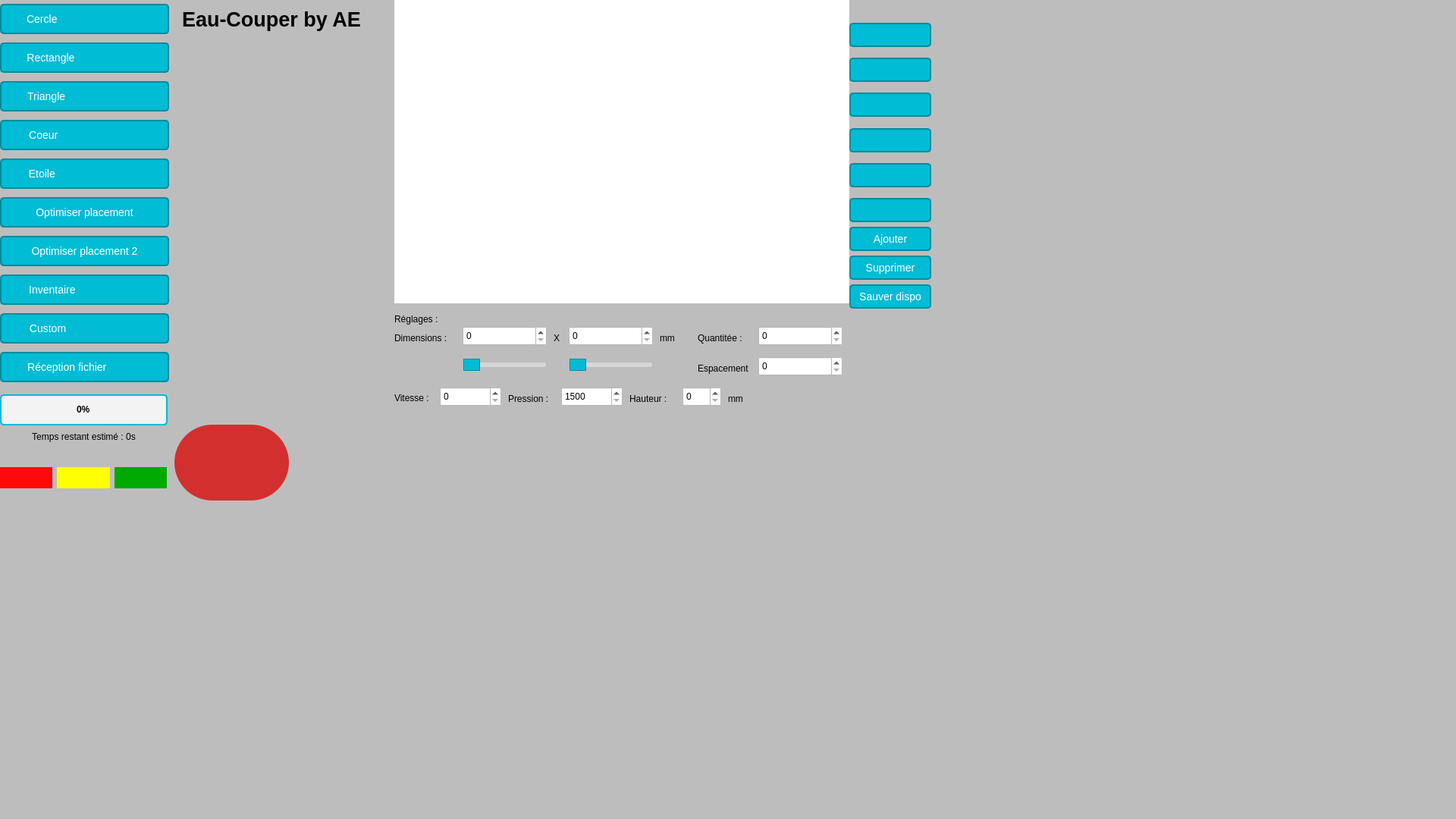
<?xml version="1.0" encoding="UTF-8"?>
<ui version="4.0">
 <class>MainWindow</class>
 <widget class="QMainWindow" name="MainWindow">
  <property name="geometry">
   <rect>
    <x>0</x>
    <y>0</y>
    <width>1920</width>
    <height>1080</height>
   </rect>
  </property>
  <property name="windowTitle">
   <string>MainWindow</string>
  </property>
  <property name="styleSheet">
   <string notr="true">QWidget {
	background-color: rgb(189, 189, 189);
	border-color: rgb(85, 170, 255);

}
</string>
  </property>
  <widget class="QWidget" name="centralwidget">
   <property name="locale">
    <locale language="French" country="France"/>
   </property>
   <widget class="QWidget" name="verticalLayoutWidget">
    <property name="geometry">
     <rect>
      <x>0</x>
      <y>0</y>
      <width>223</width>
      <height>512</height>
     </rect>
    </property>
    <layout class="QVBoxLayout" name="verticalLayout">
     <item>
      <widget class="QPushButton" name="Cercle">
       <property name="minimumSize">
        <size>
         <width>0</width>
         <height>40</height>
        </size>
       </property>
       <property name="layoutDirection">
        <enum>Qt::LayoutDirection::LeftToRight</enum>
       </property>
       <property name="styleSheet">
        <string notr="true">QPushButton {
    background-color: #00BCD4;  /* Cyan primaire */
    color: white; 
    font-size: 14px;
    border: 2px solid #008C9E;  /* Bordure légèrement plus foncée */
    border-radius: 5px;
    padding: 6px 12px;
}

QPushButton:hover {
    background-color: #26C6DA;  /* Bleu plus clair au survol */
}

QPushButton:pressed {
    background-color: #008C9E;  /* Bleu plus foncé lorsqu'on clique */
}
</string>
       </property>
       <property name="text">
        <string>Cercle                             </string>
       </property>
       <property name="icon">
        <iconset resource="resources.qrc">
         <normaloff>:/icons/circle.svg</normaloff>:/icons/circle.svg</iconset>
       </property>
      </widget>
     </item>
     <item>
      <widget class="QPushButton" name="Rectangle">
       <property name="minimumSize">
        <size>
         <width>0</width>
         <height>40</height>
        </size>
       </property>
       <property name="layoutDirection">
        <enum>Qt::LayoutDirection::LeftToRight</enum>
       </property>
       <property name="styleSheet">
        <string notr="true">QPushButton {
    background-color: #00BCD4;  /* Cyan primaire */
    color: white; 
    font-size: 14px;
    border: 2px solid #008C9E;  /* Bordure légèrement plus foncée */
    border-radius: 5px;
    padding: 6px 12px;
}

QPushButton:hover {
    background-color: #26C6DA;  /* Bleu plus clair au survol */
}

QPushButton:pressed {
    background-color: #008C9E;  /* Bleu plus foncé lorsqu'on clique */
}
</string>
       </property>
       <property name="text">
        <string>Rectangle                       </string>
       </property>
       <property name="icon">
        <iconset resource="resources.qrc">
         <normaloff>:/icons/square.svg</normaloff>:/icons/square.svg</iconset>
       </property>
      </widget>
     </item>
     <item>
      <widget class="QPushButton" name="Triangle">
       <property name="enabled">
        <bool>true</bool>
       </property>
       <property name="minimumSize">
        <size>
         <width>0</width>
         <height>40</height>
        </size>
       </property>
       <property name="layoutDirection">
        <enum>Qt::LayoutDirection::LeftToRight</enum>
       </property>
       <property name="styleSheet">
        <string notr="true">QPushButton {
    background-color: #00BCD4;  /* Cyan primaire */
    color: white; 
    font-size: 14px;
    border: 2px solid #008C9E;  /* Bordure légèrement plus foncée */
    border-radius: 5px;
    padding: 6px 12px;
}

QPushButton:hover {
    background-color: #26C6DA;  /* Bleu plus clair au survol */
}

QPushButton:pressed {
    background-color: #008C9E;  /* Bleu plus foncé lorsqu'on clique */
}
</string>
       </property>
       <property name="text">
        <string>Triangle                          </string>
       </property>
       <property name="icon">
        <iconset resource="resources.qrc">
         <normaloff>:/icons/triangle.svg</normaloff>:/icons/triangle.svg</iconset>
       </property>
      </widget>
     </item>
     <item>
      <widget class="QPushButton" name="Coeur">
       <property name="minimumSize">
        <size>
         <width>0</width>
         <height>40</height>
        </size>
       </property>
       <property name="layoutDirection">
        <enum>Qt::LayoutDirection::LeftToRight</enum>
       </property>
       <property name="styleSheet">
        <string notr="true">QPushButton {
    background-color: #00BCD4;  /* Cyan primaire */
    color: white; 
    font-size: 14px;
    border: 2px solid #008C9E;  /* Bordure légèrement plus foncée */
    border-radius: 5px;
    padding: 6px 12px;
}

QPushButton:hover {
    background-color: #26C6DA;  /* Bleu plus clair au survol */
}

QPushButton:pressed {
    background-color: #008C9E;  /* Bleu plus foncé lorsqu'on clique */
}
</string>
       </property>
       <property name="text">
        <string>Coeur                            </string>
       </property>
       <property name="icon">
        <iconset resource="resources.qrc">
         <normaloff>:/icons/heart.svg</normaloff>:/icons/heart.svg</iconset>
       </property>
      </widget>
     </item>
     <item>
      <widget class="QPushButton" name="Etoile">
       <property name="minimumSize">
        <size>
         <width>0</width>
         <height>40</height>
        </size>
       </property>
       <property name="layoutDirection">
        <enum>Qt::LayoutDirection::LeftToRight</enum>
       </property>
       <property name="styleSheet">
        <string notr="true">QPushButton {
    background-color: #00BCD4;  /* Cyan primaire */
    color: white; 
    font-size: 14px;
    border: 2px solid #008C9E;  /* Bordure légèrement plus foncée */
    border-radius: 5px;
    padding: 6px 12px;
}

QPushButton:hover {
    background-color: #26C6DA;  /* Bleu plus clair au survol */
}

QPushButton:pressed {
    background-color: #008C9E;  /* Bleu plus foncé lorsqu'on clique */
}
</string>
       </property>
       <property name="text">
        <string>Etoile                             </string>
       </property>
       <property name="icon">
        <iconset resource="resources.qrc">
         <normaloff>:/icons/star.svg</normaloff>:/icons/star.svg</iconset>
       </property>
      </widget>
     </item>
     <item>
      <widget class="QPushButton" name="optimizePlacementButton">
       <property name="minimumSize">
        <size>
         <width>0</width>
         <height>40</height>
        </size>
       </property>
       <property name="styleSheet">
        <string notr="true">QPushButton {
    background-color: #00BCD4;
    color: white;
    font-size: 14px;
    border: 2px solid #008C9E;
    border-radius: 5px;
    padding: 6px 12px;
}

QPushButton:hover {
    background-color: #26C6DA;
}

QPushButton:pressed {
    background-color: #008C9E;
}

QPushButton:checked {
    background-color: green;  /* État activé */
}
</string>
       </property>
       <property name="text">
        <string>Optimiser placement</string>
       </property>
       <property name="checkable">
        <bool>true</bool>
       </property>
      </widget>
     </item>
     <item>
      <widget class="QPushButton" name="optimizePlacementButton2">
       <property name="minimumSize">
        <size>
         <width>0</width>
         <height>40</height>
        </size>
       </property>
       <property name="styleSheet">
        <string notr="true">QPushButton {
    background-color: #00BCD4;
    color: white;
    font-size: 14px;
    border: 2px solid #008C9E;
    border-radius: 5px;
    padding: 6px 12px;
}

QPushButton:hover {
    background-color: #26C6DA;
}

QPushButton:pressed {
    background-color: #008C9E;
}

QPushButton:checked {
    background-color: green;  /* État activé */
}
</string>
       </property>
       <property name="text">
        <string>Optimiser placement 2</string>
       </property>
       <property name="checkable">
        <bool>true</bool>
       </property>
      </widget>
     </item>
     <item>
      <widget class="QPushButton" name="buttonInventaire">
       <property name="minimumSize">
        <size>
         <width>0</width>
         <height>40</height>
        </size>
       </property>
       <property name="layoutDirection">
        <enum>Qt::LayoutDirection::LeftToRight</enum>
       </property>
       <property name="styleSheet">
        <string notr="true">QPushButton {
    background-color: #00BCD4;  /* Cyan primaire */
    color: white; 
    font-size: 14px;
    border: 2px solid #008C9E;  /* Bordure légèrement plus foncée */
    border-radius: 5px;
    padding: 6px 12px;
}

QPushButton:hover {
    background-color: #26C6DA;  /* Bleu plus clair au survol */
}

QPushButton:pressed {
    background-color: #008C9E;  /* Bleu plus foncé lorsqu'on clique */
}
</string>
       </property>
       <property name="text">
        <string>Inventaire                      </string>
       </property>
       <property name="icon">
        <iconset resource="resources.qrc">
         <normaloff>:/icons/book.svg</normaloff>:/icons/book.svg</iconset>
       </property>
      </widget>
     </item>
     <item>
      <widget class="QPushButton" name="buttonCustom">
       <property name="minimumSize">
        <size>
         <width>0</width>
         <height>40</height>
        </size>
       </property>
       <property name="layoutDirection">
        <enum>Qt::LayoutDirection::LeftToRight</enum>
       </property>
       <property name="styleSheet">
        <string notr="true">QPushButton {
    background-color: #00BCD4;  /* Cyan primaire */
    color: white; 
    font-size: 14px;
    border: 2px solid #008C9E;  /* Bordure légèrement plus foncée */
    border-radius: 5px;
    padding: 6px 12px;
}

QPushButton:hover {
    background-color: #26C6DA;  /* Bleu plus clair au survol */
}

QPushButton:pressed {
    background-color: #008C9E;  /* Bleu plus foncé lorsqu'on clique */
}
</string>
       </property>
       <property name="text">
        <string>Custom                         </string>
       </property>
       <property name="icon">
        <iconset resource="resources.qrc">
         <normaloff>:/icons/pencil.svg</normaloff>:/icons/pencil.svg</iconset>
       </property>
      </widget>
     </item>
     <item>
      <widget class="QPushButton" name="buttonFileReceiver">
       <property name="minimumSize">
        <size>
         <width>0</width>
         <height>40</height>
        </size>
       </property>
       <property name="layoutDirection">
        <enum>Qt::LayoutDirection::LeftToRight</enum>
       </property>
       <property name="styleSheet">
        <string notr="true">QPushButton {
    background-color: #00BCD4;  /* Cyan primaire */
    color: white; 
    font-size: 14px;
    border: 2px solid #008C9E;  /* Bordure légèrement plus foncée */
    border-radius: 5px;
    padding: 6px 12px;
}

QPushButton:hover {
    background-color: #26C6DA;  /* Bleu plus clair au survol */
}

QPushButton:pressed {
    background-color: #008C9E;  /* Bleu plus foncé lorsqu'on clique */
}
</string>
       </property>
       <property name="text">
        <string>Réception fichier            </string>
       </property>
       <property name="icon">
        <iconset resource="resources.qrc">
         <normaloff>:/icons/download.svg</normaloff>:/icons/download.svg</iconset>
       </property>
      </widget>
     </item>
    </layout>
   </widget>
   <widget class="QSlider" name="Slider_longueur">
    <property name="geometry">
     <rect>
      <x>610</x>
      <y>470</y>
      <width>111</width>
      <height>22</height>
     </rect>
    </property>
    <property name="styleSheet">
     <string notr="true">QSlider::groove:horizontal {
    height: 6px;
    background: #d6d6d6;
    border: 1px solid #bbb;
    border-radius: 3px;
}

QSlider::handle:horizontal {
    width: 20px;
    background: #00BCD4;
    border: 1px solid #008C9E;
    border-radius: 10px;
    margin: -5px 0;
}

QSlider::handle:horizontal:hover {
    background: #26C6DA;
}
</string>
    </property>
    <property name="maximum">
     <number>400</number>
    </property>
    <property name="orientation">
     <enum>Qt::Orientation::Horizontal</enum>
    </property>
   </widget>
   <widget class="QLabel" name="Vitesse_txt">
    <property name="geometry">
     <rect>
      <x>520</x>
      <y>509</y>
      <width>61</width>
      <height>31</height>
     </rect>
    </property>
    <property name="text">
     <string>Vitesse : </string>
    </property>
   </widget>
   <widget class="QSlider" name="Slider_largeur">
    <property name="geometry">
     <rect>
      <x>750</x>
      <y>470</y>
      <width>111</width>
      <height>22</height>
     </rect>
    </property>
    <property name="styleSheet">
     <string notr="true">QSlider::groove:horizontal {
    height: 6px;
    background: #d6d6d6;
    border: 1px solid #bbb;
    border-radius: 3px;
}

QSlider::handle:horizontal {
    width: 20px;
    background: #00BCD4;
    border: 1px solid #008C9E;
    border-radius: 10px;
    margin: -5px 0;
}

QSlider::handle:horizontal:hover {
    background: #26C6DA;
}
</string>
    </property>
    <property name="minimum">
     <number>0</number>
    </property>
    <property name="maximum">
     <number>600</number>
    </property>
    <property name="singleStep">
     <number>1</number>
    </property>
    <property name="pageStep">
     <number>10</number>
    </property>
    <property name="value">
     <number>0</number>
    </property>
    <property name="orientation">
     <enum>Qt::Orientation::Horizontal</enum>
    </property>
   </widget>
   <widget class="QLabel" name="Pression_txt">
    <property name="geometry">
     <rect>
      <x>670</x>
      <y>515</y>
      <width>61</width>
      <height>21</height>
     </rect>
    </property>
    <property name="text">
     <string>Pression : </string>
    </property>
   </widget>
   <widget class="QLabel" name="Reglages_txt">
    <property name="geometry">
     <rect>
      <x>520</x>
      <y>410</y>
      <width>71</width>
      <height>21</height>
     </rect>
    </property>
    <property name="text">
     <string>Réglages : </string>
    </property>
   </widget>
   <widget class="QLabel" name="Taille_txt">
    <property name="geometry">
     <rect>
      <x>520</x>
      <y>430</y>
      <width>91</width>
      <height>31</height>
     </rect>
    </property>
    <property name="text">
     <string>Dimensions : </string>
    </property>
   </widget>
   <widget class="QLabel" name="x_txt">
    <property name="geometry">
     <rect>
      <x>730</x>
      <y>430</y>
      <width>20</width>
      <height>31</height>
     </rect>
    </property>
    <property name="text">
     <string>X</string>
    </property>
   </widget>
   <widget class="QLabel" name="Hauteur_txt">
    <property name="geometry">
     <rect>
      <x>830</x>
      <y>510</y>
      <width>61</width>
      <height>31</height>
     </rect>
    </property>
    <property name="text">
     <string>Hauteur : </string>
    </property>
   </widget>
   <widget class="QLabel" name="mm_txt">
    <property name="geometry">
     <rect>
      <x>960</x>
      <y>510</y>
      <width>31</width>
      <height>31</height>
     </rect>
    </property>
    <property name="text">
     <string>mm</string>
    </property>
   </widget>
   <widget class="QSpinBox" name="Largeur">
    <property name="geometry">
     <rect>
      <x>750</x>
      <y>430</y>
      <width>111</width>
      <height>26</height>
     </rect>
    </property>
    <property name="maximumSize">
     <size>
      <width>700</width>
      <height>700</height>
     </size>
    </property>
    <property name="styleSheet">
     <string notr="true">QSpinBox{
	background-color: rgb(255, 255, 255);
}</string>
    </property>
    <property name="buttonSymbols">
     <enum>QAbstractSpinBox::ButtonSymbols::UpDownArrows</enum>
    </property>
    <property name="maximum">
     <number>600</number>
    </property>
    <property name="value">
     <number>0</number>
    </property>
   </widget>
   <widget class="QSpinBox" name="Longueur">
    <property name="geometry">
     <rect>
      <x>610</x>
      <y>430</y>
      <width>111</width>
      <height>26</height>
     </rect>
    </property>
    <property name="maximumSize">
     <size>
      <width>700</width>
      <height>400</height>
     </size>
    </property>
    <property name="styleSheet">
     <string notr="true">QSpinBox{
	background-color: rgb(255, 255, 255);
}</string>
    </property>
    <property name="maximum">
     <number>600</number>
    </property>
    <property name="value">
     <number>0</number>
    </property>
   </widget>
   <widget class="QLabel" name="x_txt_2">
    <property name="geometry">
     <rect>
      <x>870</x>
      <y>430</y>
      <width>31</width>
      <height>31</height>
     </rect>
    </property>
    <property name="text">
     <string>mm</string>
    </property>
   </widget>
   <widget class="QSpinBox" name="Hauteur">
    <property name="geometry">
     <rect>
      <x>900</x>
      <y>510</y>
      <width>51</width>
      <height>26</height>
     </rect>
    </property>
    <property name="maximumSize">
     <size>
      <width>60</width>
      <height>50</height>
     </size>
    </property>
    <property name="styleSheet">
     <string notr="true">QSpinBox{
	background-color: rgb(255, 255, 255);
}</string>
    </property>
    <property name="maximum">
     <number>100</number>
    </property>
   </widget>
   <widget class="QLabel" name="Titre">
    <property name="geometry">
     <rect>
      <x>240</x>
      <y>0</y>
      <width>281</width>
      <height>51</height>
     </rect>
    </property>
    <property name="font">
     <font>
      <family>Arial</family>
      <pointsize>20</pointsize>
      <bold>true</bold>
      <underline>false</underline>
      <strikeout>false</strikeout>
      <kerning>true</kerning>
     </font>
    </property>
    <property name="styleSheet">
     <string notr="true">Label {
    color: #00BCD4;  /* Cyan primaire */
   }

</string>
    </property>
    <property name="text">
     <string>Eau-Couper by AE</string>
    </property>
   </widget>
   <widget class="QSpinBox" name="SpinBox_vitesse">
    <property name="geometry">
     <rect>
      <x>580</x>
      <y>510</y>
      <width>81</width>
      <height>26</height>
     </rect>
    </property>
    <property name="styleSheet">
     <string notr="true">QSpinBox{
	background-color: rgb(255, 255, 255);
}</string>
    </property>
    <property name="maximum">
     <number>200</number>
    </property>
   </widget>
   <widget class="QSpinBox" name="SpinBox_pression">
    <property name="geometry">
     <rect>
      <x>740</x>
      <y>510</y>
      <width>81</width>
      <height>26</height>
     </rect>
    </property>
    <property name="styleSheet">
     <string notr="true">QSpinBox{
	background-color: rgb(255, 255, 255);
}</string>
    </property>
    <property name="minimum">
     <number>1500</number>
    </property>
    <property name="maximum">
     <number>3500</number>
    </property>
   </widget>
   <widget class="QPushButton" name="pushButton">
    <property name="geometry">
     <rect>
      <x>230</x>
      <y>560</y>
      <width>151</width>
      <height>100</height>
     </rect>
    </property>
    <property name="minimumSize">
     <size>
      <width>100</width>
      <height>100</height>
     </size>
    </property>
    <property name="styleSheet">
     <string notr="true">QPushButton {
    background-color: #D32F2F;  /* Rouge foncé */
    color: white;
    font-size: 18px;
    font-weight: bold;
    border: none;
    border-radius: 50px;  /* Rend le bouton rond */
    min-width: 100px;  /* Taille minimale */
    min-height: 100px;
}

QPushButton:hover {
    background-color: #F44336;  /* Rouge plus clair au survol */
}

QPushButton:pressed {
    background-color: #B71C1C;  /* Rouge encore plus foncé quand cliqué */
}
</string>
    </property>
    <property name="text">
     <string/>
    </property>
    <property name="icon">
     <iconset resource="resources.qrc">
      <normaloff>:/icons/on-off.svg</normaloff>:/icons/on-off.svg</iconset>
    </property>
    <property name="iconSize">
     <size>
      <width>80</width>
      <height>80</height>
     </size>
    </property>
   </widget>
   <widget class="QSpinBox" name="shapeCountSpinBox">
    <property name="geometry">
     <rect>
      <x>1000</x>
      <y>430</y>
      <width>111</width>
      <height>26</height>
     </rect>
    </property>
    <property name="styleSheet">
     <string notr="true">QSpinBox{
	background-color: rgb(255, 255, 255);
}</string>
    </property>
    <property name="maximum">
     <number>1000000</number>
    </property>
    <property name="value">
     <number>0</number>
    </property>
   </widget>
   <widget class="QLabel" name="Taille_txt_2">
    <property name="geometry">
     <rect>
      <x>920</x>
      <y>430</y>
      <width>71</width>
      <height>31</height>
     </rect>
    </property>
    <property name="text">
     <string>Quantitée : </string>
    </property>
   </widget>
   <widget class="QProgressBar" name="progressBar">
    <property name="enabled">
     <bool>true</bool>
    </property>
    <property name="geometry">
     <rect>
      <x>0</x>
      <y>520</y>
      <width>221</width>
      <height>41</height>
     </rect>
    </property>
    <property name="font">
     <font>
      <pointsize>-1</pointsize>
      <bold>true</bold>
     </font>
    </property>
    <property name="layoutDirection">
     <enum>Qt::LayoutDirection::LeftToRight</enum>
    </property>
    <property name="styleSheet">
     <string notr="true">QProgressBar {
    border: 2px solid #00BCD4;
    border-radius: 5px;
    background: #f3f3f3;
    text-align: center;
    font-size: 12px;
    color: black;
}

QProgressBar::chunk {
    background: #00BCD4;
    width: 10px;
}
</string>
    </property>
    <property name="value">
     <number>0</number>
    </property>
    <property name="textVisible">
     <bool>true</bool>
    </property>
   </widget>
   <widget class="QLabel" name="timeRemainingLabel">
    <property name="geometry">
     <rect>
      <x>0</x>
      <y>565</y>
      <width>221</width>
      <height>21</height>
     </rect>
    </property>
    <property name="text">
     <string>Temps restant estimé : 0s</string>
    </property>
    <property name="alignment">
     <set>Qt::AlignmentFlag::AlignCenter</set>
    </property>
   </widget>
   <widget class="QLabel" name="shapeCountLabel">
    <property name="geometry">
     <rect>
      <x>1120</x>
      <y>0</y>
      <width>171</width>
      <height>21</height>
     </rect>
    </property>
    <property name="text">
     <string/>
    </property>
   </widget>
   <widget class="QSpinBox" name="spaceSpinBox">
    <property name="geometry">
     <rect>
      <x>1000</x>
      <y>470</y>
      <width>111</width>
      <height>26</height>
     </rect>
    </property>
    <property name="styleSheet">
     <string notr="true">QSpinBox{
	background-color: rgb(255, 255, 255);
}</string>
    </property>
    <property name="maximum">
     <number>1000000</number>
    </property>
    <property name="value">
     <number>0</number>
    </property>
   </widget>
   <widget class="QLabel" name="Taille_txt_3">
    <property name="geometry">
     <rect>
      <x>920</x>
      <y>470</y>
      <width>71</width>
      <height>31</height>
     </rect>
    </property>
    <property name="text">
     <string>Espacement : </string>
    </property>
   </widget>
   <widget class="QWidget" name="verticalLayoutWidget_2">
    <property name="geometry">
     <rect>
      <x>1120</x>
      <y>30</y>
      <width>108</width>
      <height>377</height>
     </rect>
    </property>
    <layout class="QVBoxLayout" name="verticalLayout_2">
     <item>
      <widget class="QPushButton" name="ButtonUp">
       <property name="styleSheet">
        <string notr="true">QPushButton {
    background-color: #00BCD4;  /* Cyan primaire */
    color: white; 
    font-size: 14px;
    border: 2px solid #008C9E;  /* Bordure légèrement plus foncée */
    border-radius: 5px;
    padding: 6px 12px;
}

QPushButton:hover {
    background-color: #26C6DA;  /* Bleu plus clair au survol */
}

QPushButton:pressed {
    background-color: #008C9E;  /* Bleu plus foncé lorsqu'on clique */
}
</string>
       </property>
       <property name="text">
        <string/>
       </property>
       <property name="icon">
        <iconset resource="resources.qrc">
         <normaloff>:/icons/arrow-up.svg</normaloff>:/icons/arrow-up.svg</iconset>
       </property>
       <property name="autoRepeat">
        <bool>true</bool>
       </property>
      </widget>
     </item>
     <item>
      <spacer name="verticalSpacer">
       <property name="orientation">
        <enum>Qt::Orientation::Vertical</enum>
       </property>
       <property name="sizeHint" stdset="0">
        <size>
         <width>20</width>
         <height>40</height>
        </size>
       </property>
      </spacer>
     </item>
     <item>
      <widget class="QPushButton" name="ButtonDown">
       <property name="styleSheet">
        <string notr="true">QPushButton {
    background-color: #00BCD4;  /* Cyan primaire */
    color: white; 
    font-size: 14px;
    border: 2px solid #008C9E;  /* Bordure légèrement plus foncée */
    border-radius: 5px;
    padding: 6px 12px;
}

QPushButton:hover {
    background-color: #26C6DA;  /* Bleu plus clair au survol */
}

QPushButton:pressed {
    background-color: #008C9E;  /* Bleu plus foncé lorsqu'on clique */
}
</string>
       </property>
       <property name="text">
        <string/>
       </property>
       <property name="icon">
        <iconset resource="resources.qrc">
         <normaloff>:/icons/arrow-down.svg</normaloff>:/icons/arrow-down.svg</iconset>
       </property>
       <property name="autoRepeat">
        <bool>true</bool>
       </property>
      </widget>
     </item>
     <item>
      <spacer name="verticalSpacer_2">
       <property name="orientation">
        <enum>Qt::Orientation::Vertical</enum>
       </property>
       <property name="sizeHint" stdset="0">
        <size>
         <width>20</width>
         <height>40</height>
        </size>
       </property>
      </spacer>
     </item>
     <item>
      <widget class="QPushButton" name="ButtonRight">
       <property name="styleSheet">
        <string notr="true">QPushButton {
    background-color: #00BCD4;  /* Cyan primaire */
    color: white; 
    font-size: 14px;
    border: 2px solid #008C9E;  /* Bordure légèrement plus foncée */
    border-radius: 5px;
    padding: 6px 12px;
}

QPushButton:hover {
    background-color: #26C6DA;  /* Bleu plus clair au survol */
}

QPushButton:pressed {
    background-color: #008C9E;  /* Bleu plus foncé lorsqu'on clique */
}
</string>
       </property>
       <property name="text">
        <string/>
       </property>
       <property name="icon">
        <iconset resource="resources.qrc">
         <normaloff>:/icons/arrow-right.svg</normaloff>:/icons/arrow-right.svg</iconset>
       </property>
       <property name="autoRepeat">
        <bool>true</bool>
       </property>
      </widget>
     </item>
     <item>
      <spacer name="verticalSpacer_3">
       <property name="orientation">
        <enum>Qt::Orientation::Vertical</enum>
       </property>
       <property name="sizeHint" stdset="0">
        <size>
         <width>20</width>
         <height>40</height>
        </size>
       </property>
      </spacer>
     </item>
     <item>
      <widget class="QPushButton" name="ButtonLeft">
       <property name="styleSheet">
        <string notr="true">QPushButton {
    background-color: #00BCD4;  /* Cyan primaire */
    color: white; 
    font-size: 14px;
    border: 2px solid #008C9E;  /* Bordure légèrement plus foncée */
    border-radius: 5px;
    padding: 6px 12px;
}

QPushButton:hover {
    background-color: #26C6DA;  /* Bleu plus clair au survol */
}

QPushButton:pressed {
    background-color: #008C9E;  /* Bleu plus foncé lorsqu'on clique */
}
</string>
       </property>
       <property name="text">
        <string/>
       </property>
       <property name="icon">
        <iconset resource="resources.qrc">
         <normaloff>:/icons/arrow-left.svg</normaloff>:/icons/arrow-left.svg</iconset>
       </property>
       <property name="autoRepeat">
        <bool>true</bool>
       </property>
      </widget>
     </item>
     <item>
      <spacer name="verticalSpacer_4">
       <property name="orientation">
        <enum>Qt::Orientation::Vertical</enum>
       </property>
       <property name="sizeHint" stdset="0">
        <size>
         <width>20</width>
         <height>40</height>
        </size>
       </property>
      </spacer>
     </item>
     <item>
      <widget class="QPushButton" name="ButtonRotationLeft">
       <property name="styleSheet">
        <string notr="true">QPushButton {
    background-color: #00BCD4;  /* Cyan primaire */
    color: white; 
    font-size: 14px;
    border: 2px solid #008C9E;  /* Bordure légèrement plus foncée */
    border-radius: 5px;
    padding: 6px 12px;
}

QPushButton:hover {
    background-color: #26C6DA;  /* Bleu plus clair au survol */
}

QPushButton:pressed {
    background-color: #008C9E;  /* Bleu plus foncé lorsqu'on clique */
}
</string>
       </property>
       <property name="text">
        <string/>
       </property>
       <property name="icon">
        <iconset resource="resources.qrc">
         <normaloff>:/icons/rotate-left.svg</normaloff>:/icons/rotate-left.svg</iconset>
       </property>
      </widget>
     </item>
     <item>
      <spacer name="verticalSpacer_5">
       <property name="orientation">
        <enum>Qt::Orientation::Vertical</enum>
       </property>
       <property name="sizeHint" stdset="0">
        <size>
         <width>20</width>
         <height>40</height>
        </size>
       </property>
      </spacer>
     </item>
     <item>
      <widget class="QPushButton" name="ButtonRotationRight">
       <property name="styleSheet">
        <string notr="true">QPushButton {
    background-color: #00BCD4;  /* Cyan primaire */
    color: white; 
    font-size: 14px;
    border: 2px solid #008C9E;  /* Bordure légèrement plus foncée */
    border-radius: 5px;
    padding: 6px 12px;
}

QPushButton:hover {
    background-color: #26C6DA;  /* Bleu plus clair au survol */
}

QPushButton:pressed {
    background-color: #008C9E;  /* Bleu plus foncé lorsqu'on clique */
}
</string>
       </property>
       <property name="text">
        <string/>
       </property>
       <property name="icon">
        <iconset resource="resources.qrc">
         <normaloff>:/icons/rotate-right.svg</normaloff>:/icons/rotate-right.svg</iconset>
       </property>
      </widget>
     </item>
     <item>
      <widget class="QPushButton" name="ButtonAddShape">
       <property name="styleSheet">
        <string notr="true">QPushButton {
    background-color: #00BCD4;
    color: white;
    font-size: 14px;
    border: 2px solid #008C9E;
    border-radius: 5px;
    padding: 6px 12px;
}

QPushButton:hover {
    background-color: #26C6DA;
}

QPushButton:pressed {
    background-color: #008C9E;
}</string>
       </property>
       <property name="text">
        <string>Ajouter</string>
       </property>
      </widget>
     </item>
     <item>
      <widget class="QPushButton" name="ButtonDeleteShape">
       <property name="styleSheet">
        <string notr="true">QPushButton {
    background-color: #00BCD4;
    color: white;
    font-size: 14px;
    border: 2px solid #008C9E;
    border-radius: 5px;
    padding: 6px 12px;
}

QPushButton:hover {
    background-color: #26C6DA;
}

QPushButton:pressed {
    background-color: #008C9E;
}</string>
       </property>
       <property name="text">
        <string>Supprimer</string>
       </property>
      </widget>
     </item>
     <item>
      <widget class="QPushButton" name="ButtonSaveLayout">
       <property name="styleSheet">
        <string notr="true">QPushButton {
    background-color: #00BCD4;
    color: white;
    font-size: 14px;
    border: 2px solid #008C9E;
    border-radius: 5px;
    padding: 6px 12px;
}

QPushButton:hover {
    background-color: #26C6DA;
}

QPushButton:pressed {
    background-color: #008C9E;
}</string>
       </property>
       <property name="text">
        <string>Sauver dispo</string>
       </property>
      </widget>
     </item>
    </layout>
   </widget>
   <widget class="QWidget" name="layoutWidget">
    <property name="geometry">
     <rect>
      <x>0</x>
      <y>590</y>
      <width>220</width>
      <height>81</height>
     </rect>
    </property>
    <layout class="QHBoxLayout" name="horizontalLayout_5">
     <item>
      <widget class="QPushButton" name="Stop">
       <property name="styleSheet">
        <string notr="true">QPushButton {
    background-color: rgb(255, 10, 10);  /* Cyan primaire */
    color: black; 
    font-size: 14px;
    border-radius: 19px;
    padding: 6px 12px;
}

QPushButton :pressed {
	
	background-color: rgb(255, 100, 10);
}

QPushButton:hover {
	background-color: rgb(190, 10, 10);
}

</string>
       </property>
       <property name="text">
        <string/>
       </property>
       <property name="icon">
        <iconset resource="resources.qrc">
         <normaloff>:/icons/stop.svg</normaloff>:/icons/stop.svg</iconset>
       </property>
       <property name="iconSize">
        <size>
         <width>40</width>
         <height>40</height>
        </size>
       </property>
      </widget>
     </item>
     <item>
      <widget class="QPushButton" name="Pause">
       <property name="styleSheet">
        <string notr="true">QPushButton {
    background-color: yellow;  /* Cyan primaire */
    color: black; 
    font-size: 14px;
    border-radius: 19px;
    padding: 6px 12px;
}

QPushButton :pressed {
	
	background-color: rgb(150, 100, 0);
}

QPushButton:hover {
	background-color: rgb(250, 200, 0);
}
</string>
       </property>
       <property name="text">
        <string/>
       </property>
       <property name="icon">
        <iconset resource="resources.qrc">
         <normaloff>:/icons/pause.svg</normaloff>:/icons/pause.svg</iconset>
       </property>
       <property name="iconSize">
        <size>
         <width>40</width>
         <height>40</height>
        </size>
       </property>
      </widget>
     </item>
     <item>
      <widget class="QPushButton" name="Play">
       <property name="styleSheet">
        <string notr="true">QPushButton {
    background-color: rgb(0, 170, 0);  /* Cyan primaire */
    color: black; 
    font-size: 14px;
    border-radius: 19px;
    padding: 6px 12px;
}

QPushButton :pressed {
	
	background-color: rgb(0, 140, 0);
}

QPushButton:hover {
	background-color: rgb(0, 100, 0);
}
</string>
       </property>
       <property name="text">
        <string/>
       </property>
       <property name="icon">
        <iconset resource="resources.qrc">
         <normaloff>:/icons/play.svg</normaloff>:/icons/play.svg</iconset>
       </property>
       <property name="iconSize">
        <size>
         <width>40</width>
         <height>40</height>
        </size>
       </property>
      </widget>
     </item>
    </layout>
   </widget>
   <widget class="FormeVisualization" name="formeVisualizationWidget" native="true">
    <property name="geometry">
     <rect>
      <x>520</x>
      <y>0</y>
      <width>600</width>
      <height>400</height>
     </rect>
    </property>
    <property name="minimumSize">
     <size>
      <width>600</width>
      <height>400</height>
     </size>
    </property>
    <property name="maximumSize">
     <size>
      <width>650</width>
      <height>450</height>
     </size>
    </property>
    <property name="cursor">
     <cursorShape>CrossCursor</cursorShape>
    </property>
    <property name="autoFillBackground">
     <bool>false</bool>
    </property>
    <property name="styleSheet">
     <string notr="true">QWidget {
	background-color: rgb(255, 255, 255);
}
</string>
    </property>
   </widget>
  </widget>
  <widget class="QMenuBar" name="menubar">
   <property name="geometry">
    <rect>
     <x>0</x>
     <y>0</y>
     <width>1920</width>
     <height>22</height>
    </rect>
   </property>
  </widget>
  <widget class="QStatusBar" name="statusbar"/>
 </widget>
 <customwidgets>
  <customwidget>
   <class>FormeVisualization</class>
   <extends>QWidget</extends>
   <header location="global">FormeVisualization.h</header>
   <container>1</container>
  </customwidget>
 </customwidgets>
 <resources>
  <include location="resources.qrc"/>
 </resources>
 <connections>
  <connection>
   <sender>pushButton</sender>
   <signal>clicked()</signal>
   <receiver>MainWindow</receiver>
   <slot>close()</slot>
   <hints>
    <hint type="sourcelabel">
     <x>70</x>
     <y>624</y>
    </hint>
    <hint type="destinationlabel">
     <x>122</x>
     <y>646</y>
    </hint>
   </hints>
  </connection>
 </connections>
</ui>
